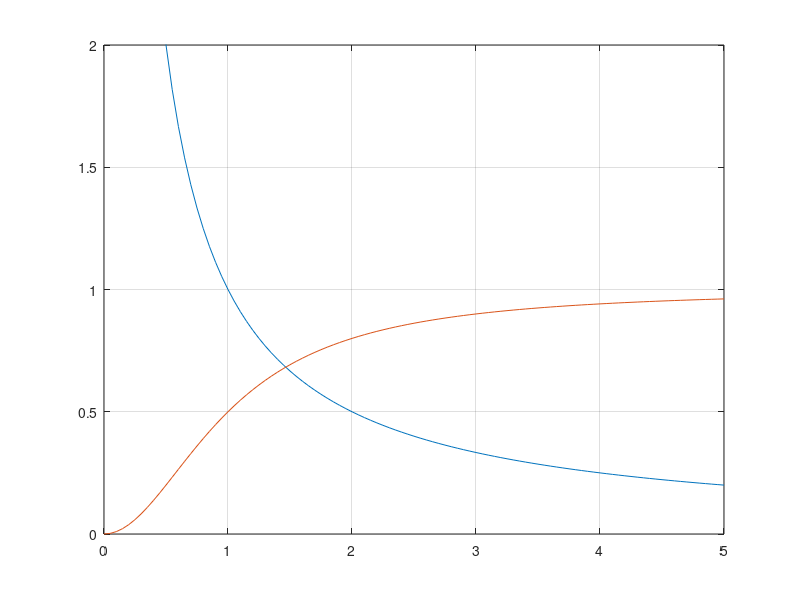

Write MATLAB code to recreate this figure.
clear all
close all

Es=1;
Cd=1;

for ii=1:101
  Omega=(ii-1)*.05;
  Freq(ii)=Omega;
  Estorage(ii)=Cd*Cd*Es*Omega*Omega/(Es*Es+Cd*Cd*Omega*Omega);
  Eloss=Es*Es*Cd*Omega/(Es*Es+Cd*Cd*Omega*Omega);
  Eta(ii)=Eloss/Estorage(ii);
end

plot(Freq,Eta,Freq,Estorage)
axis([0,5,0,2])
grid